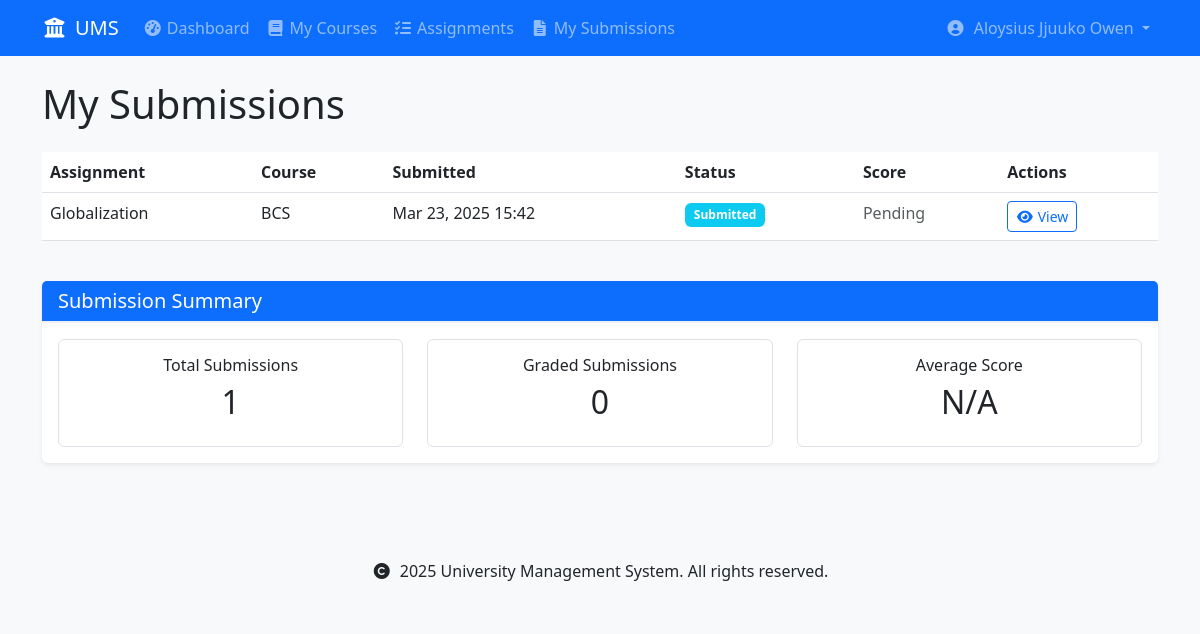
Before: /assignments/my-submissions/ (signed in) with the older database file.
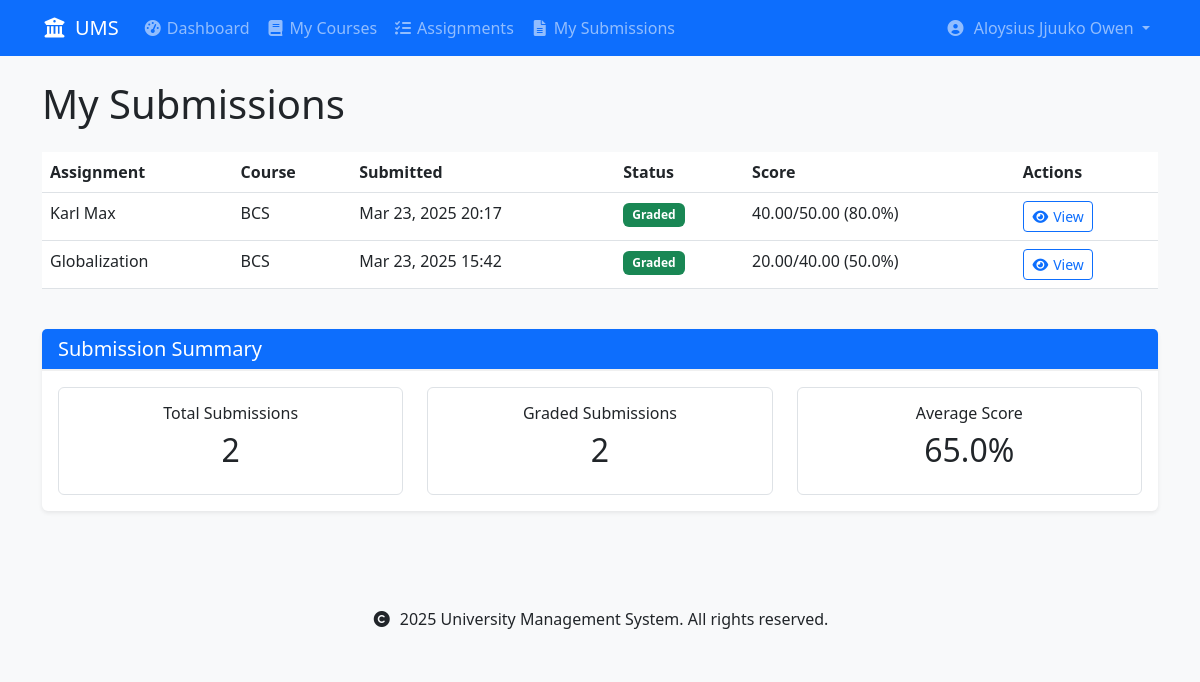
After: the same page with the newer database file.
### assignments/models.py (models this page shows, shortened)
class Submission(models.Model):
    assignment = models.ForeignKey(
        Assignment,
        on_delete=models.CASCADE,
        related_name='submissions'
    )
    student = models.ForeignKey(
        settings.AUTH_USER_MODEL,
        on_delete=models.CASCADE,
        related_name='submissions',
        limit_choices_to={'user_type': 'student'}
    )
    content = models.TextField(
        help_text="Your response to the assignment",
        blank=True
    )
    file = models.FileField(
        upload_to=submission_file_path,
        null=True,
        blank=True,
        help_text="Upload your assignment file (PDF format only)",
    )
    submitted_at = models.DateTimeField(auto_now_add=True)
    marks = models.DecimalField(
        max_digits=5,
        decimal_places=2,
        null=True,
        blank=True,
        validators=[MinValueValidator(0)]
    )
    feedback = models.TextField(blank=True)
    graded_by = models.ForeignKey(
        settings.AUTH_USER_MODEL,
        on_delete=models.SET_NULL,
        null=True,
        blank=True,
        related_name='graded_submissions',
        limit_choices_to={'user_type': 'lecturer'}
    )
    graded_at = models.DateTimeField(null=True, blank=True)
    class Meta:
        unique_together = ['assignment', 'student']
        ordering = ['-submitted_at']
    def is_late(self):
        return self.submitted_at > self.assignment.due_date

class Assignment(models.Model):
    title = models.CharField(max_length=200)
    course = models.ForeignKey(
        'courses.Course',
        on_delete=models.CASCADE,
        related_name='assignments'
    )
    description = models.TextField()
    due_date = models.DateTimeField()
    total_marks = models.DecimalField(
        max_digits=5,
        decimal_places=2,
        validators=[MinValueValidator(0)]
    )
    created_at = models.DateTimeField(auto_now_add=True)
    created_by = models.ForeignKey(
        settings.AUTH_USER_MODEL,
        on_delete=models.CASCADE,
        related_name='created_assignments'
    )
    class Meta:
        ordering = ['-due_date']

### courses/models.py (models this page shows, shortened)
class Course(models.Model):
    code = models.CharField(max_length=10, unique=True)
    name = models.CharField(max_length=100)
    department = models.ForeignKey(
        'schools.Department',
        on_delete=models.CASCADE,
        related_name='courses'
    )
    lecturer = models.ForeignKey(
        settings.AUTH_USER_MODEL,
        on_delete=models.SET_NULL,  # Changed from CASCADE to SET_NULL
        related_name='courses_teaching',
        limit_choices_to={'user_type': 'lecturer'},
        null=True  # Allow null for existing records
    )
    description = models.TextField(blank=True)
    credits = models.PositiveIntegerField(
        validators=[MinValueValidator(1), MaxValueValidator(6)],
        default=3  # Default number of credits
    )
    is_active = models.BooleanField(default=True)
    created_at = models.DateTimeField(auto_now_add=True)
    updated_at = models.DateTimeField(auto_now=True)
    class Meta:
        ordering = ['department', 'code']
        unique_together = ['department', 'code']

### assignments/views.py (the view)
# urls.py: path('my-submissions/', views.my_submissions, name='my_submissions'),
@login_required
def my_submissions(request):
    if not request.user.is_student():
        messages.error(request, 'Only students can view their submissions.')
        return redirect('home')
    submissions = request.user.submissions.select_related(
        'assignment',
        'assignment__course'
    ).order_by('-submitted_at')
    return render(request, 'assignments/my_submissions.html', {
        'submissions': submissions
    })

### accounts/models.py (called while the page is built)
    def is_student(self):
        return self.user_type == 'student'

### core/templatetags/custom_filters.py (called while the page is built)
@register.filter
def calculate_percentage(value, total):
    try:
        return round((float(value) / float(total)) * 100, 1)
    except (ValueError, ZeroDivisionError, TypeError):
        return 0

@register.filter
def graded_count(submissions):
    if isinstance(submissions, QuerySet):
        return submissions.exclude(marks__isnull=True).count()
    return sum(1 for sub in submissions if sub.marks is not None)

@register.filter
def average_score(submissions):
    if not submissions:
        return None
    graded = [sub for sub in submissions if sub.marks is not None]
    if not graded:
        return None
    percentages = [
        (sub.marks / sub.assignment.total_marks) * 100
        for sub in graded
    ]
    return sum(percentages) / len(percentages)

### templates/assignments/my_submissions.html (shortened to what this page needs)
{% extends 'base.html' %}
{% load custom_filters %}
{% block content %}
<div class="container">
    <h1 class="mb-4">My Submissions</h1>
    {% if submissions %}
        <div class="table-responsive">
            <table class="table table-hover">
                <thead>
                    <tr>
                        <th>Assignment</th>
                        <th>Course</th>
                        <th>Submitted</th>
                        <th>Status</th>
                        <th>Score</th>
                        <th>Actions</th>
                    </tr>
                </thead>
                <tbody>
                    {% for submission in submissions %}
                        <tr>
                            <td>{{ submission.assignment.title }}</td>
                            <td>{{ submission.assignment.course.code }}</td>
                            <td>
                                {{ submission.submitted_at|date:"M d, Y H:i" }}
                            </td>
                            <td>
                                {% if submission.marks %}
                                    <span class="badge bg-success">Graded</span>
                                {% else %}
                                    <span class="badge bg-info">Submitted</span>
                                {% endif %}
                            </td>
                            <td>
                                {% if submission.marks %}
                                    {{ submission.marks }}/{{ submission.assignment.total_marks }}
                                    ({{ submission.marks|calculate_percentage:submission.assignment.total_marks }}%)
                                {% else %}
                                    <span class="text-muted">Pending</span>
                                {% endif %}
                            </td>
                            <td>
                                <div class="btn-group">
                                    <a href="{% url 'assignments:submission_detail' submission.id %}"
                                       class="btn btn-sm btn-outline-primary">
                                        <i class="fas fa-eye me-1"></i>View
                                    </a>
                                </div>
                            </td>
                        </tr>
                    {% endfor %}
                </tbody>
            </table>
        </div>
        <div class="card mt-4">
            <div class="card-header bg-primary text-white">
                <h5 class="card-title mb-0">Submission Summary</h5>
            </div>
            <div class="card-body">
                <div class="row">
                    <div class="col-md-4">
                        <div class="border rounded p-3 text-center">
                            <h6>Total Submissions</h6>
                            <h2>{{ submissions|length }}</h2>
                        </div>
                    </div>
                    <div class="col-md-4">
                        <div class="border rounded p-3 text-center">
                            <h6>Graded Submissions</h6>
                            <h2>{{ submissions|graded_count }}</h2>
                        </div>
                    </div>
                    <div class="col-md-4">
                        <div class="border rounded p-3 text-center">
                            <h6>Average Score</h6>
                            <h2>
                                {% with avg=submissions|average_score %}
                                    {% if avg %}
                                        {{ avg|floatformat:1 }}%
                                    {% else %}
                                        N/A
                                    {% endif %}
                                {% endwith %}
                            </h2>
                        </div>
                    </div>
                </div>
            </div>
        </div>
    {% endif %}
</div>
{% endblock %}

Changed rows visible on the page:
added Submission: assignment "Karl Max", assignment.course.code "BCS", submitted_at "Mar 23, 2025 20:17", shows "Graded", marks "40.00", assignment.total_marks "50.00", marks|calculate_percentage "80.0"
changed Submission "Mar 23, 2025 15:42": marks (not shown) → "20.00"; assignment.total_marks (not shown) → "40.00"; marks|calculate_percentage (not shown) → "50.0"; marks "Submitted Pending" → "Graded / ( %)"
Other visible differences:
{{ submissions|length }}: "1" → "2"
{{ submissions|graded_count }}: "0" → "2"
{{ avg|floatformat:1 }}: (not shown) → "65.0"
text no longer shown: "N/A"
